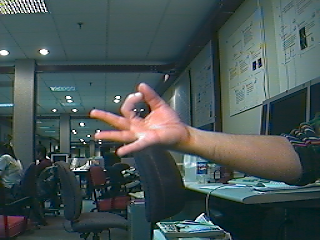
#> input picture data/frame20.bmp, 320 x 240 px
$ jupyter execute 10-skin_detection.ipynb
#> lines starting #> are read from the running program, lines starting #| are printed output that depends on the picture; after the words box and inside, x2 and y2 are one past the last pixel; in counts of white or black regions, pixels touching at a corner belong together
# Skin Detection in Digital Images

## Overview

Skin detection is an essential sub-task in various computer vision applications such as face recognition, hand gesture recognition, and human-computer interaction. The primary aim is to identify skin-colored pixels and regions in an image or video stream. Effective skin detection can significantly enhance the performance of these applications by reducing the search space and eliminating non-skin regions.

However, skin detection is challenging due to various factors such as:

- **Variability in skin tones:** People have different skin tones based on ethnic backgrounds.
- **Lighting conditions:** Different illumination conditions can alter the perceived skin color.
- **Camera Variability:** Different cameras and settings can affect the color consistency.
- **Noise:** Image artifacts, sensor noise, or other elements can disrupt skin detection.

## Techniques

In this notebook, we'll explore some standard techniques for skin detection, which are:

1. **Color-based Skin Detection:** This is the simplest form of skin detection and is based on a range of skin color values. However, this method is not very robust to changes in lighting conditions.

2. **Probabilistic Models:** These models are based on the statistical distribution of skin and non-skin colors in the image. They are generally more robust than simple color-based models.

3. **Normalized Color Spaces:** Using normalized color spaces like $ \text{r} = \frac{R}{R+G+B} $ and $ \text{g} = \frac{G}{R+G+B} $ to create a more lighting-invariant representation.

4. **Histogram-based Methods:** These involve creating histograms of skin and non-skin colors and then using these histograms to classify each pixel.

[cell 1]
import cv2
import numpy as np
import matplotlib.pyplot as plt

## Color-based Skin Detection

In color-based skin detection, pixels that fall within a certain range of color intensity values are detected as skin pixels.

[cell 2]
# Read the image
image = cv2.imread('data/frame20.bmp')
#> image is the input picture: shape (240, 320, 3); mean B, G, R 83.6, 84, 70

# Convert BGR image to RGB
image_rgb = cv2.cvtColor(image, cv2.COLOR_BGR2RGB)

# Define RGB range for skin color
lower_skin = np.array([90, 40, 85], dtype=np.uint8)
upper_skin = np.array([210, 180, 210], dtype=np.uint8)

# Create a mask using inRange function
mask = cv2.inRange(image_rgb, lower_skin, upper_skin)
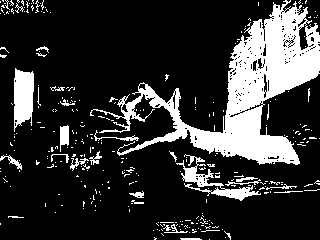
#> mask: shape (240, 320); 19.8% white; 314 white regions (286 under 20 px), largest, box (x1, y1, x2, y2) and area: (90, 0, 320, 165) 11041, (14, 68, 34, 132) 981, (176, 154, 261, 201) 903

# Bitwise-AND mask and image
res_rgb = cv2.bitwise_and(image_rgb, image_rgb, mask=mask)
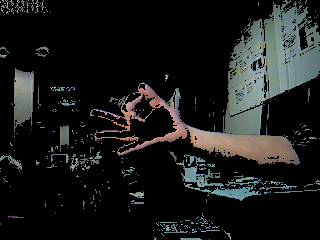
#> res_rgb: shape (240, 320, 3); mean R, G, B 25.1, 26.6, 25.5

# Display images
plt.figure(figsize=(15, 5))

plt.subplot(1, 3, 1)
plt.title("Original Image")
plt.imshow(image_rgb)
plt.axis("off")

plt.subplot(1, 3, 2)
plt.title("Mask")
plt.imshow(mask, cmap='gray')
plt.axis("off")

plt.subplot(1, 3, 3)
plt.title("Skin Detected")
plt.imshow(res_rgb)
plt.axis("off")

plt.show()

## Probabilistic Models for Skin Detection

In probabilistic models for skin detection we build a model of the distribution of values for skin pixels. Then, we use this model to classify each pixel as skin or non-skin. We assume the skin pixels are distributed according to a Gaussian distribution.

[cell 3]
def gaussian_probability(mean, std, values):
    """
    Calculate Gaussian probability based on given mean and standard deviation for each value.

    Parameters:
        mean (float): The mean of the distribution.
        std (float): The standard deviation of the distribution.
        values (numpy.ndarray): The array of values for which to calculate the Gaussian probabilities.

    Returns:
        numpy.ndarray: The array of Gaussian probabilities for the input values.
    """
    return np.exp(-((values - mean)**2) / (2 * std ** 2)) / (std * np.sqrt(2 * np.pi))

[cell 4]
# Read the image
frame2 = cv2.imread('data/frame2.bmp')
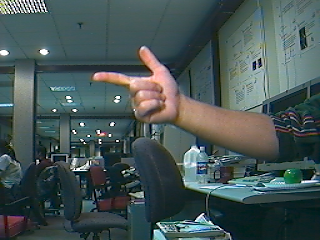
#> input picture data/frame2.bmp, 320 x 240 px
#> frame2 is the input picture: shape (240, 320, 3); mean B, G, R 85.2, 85.6, 70.1

# Display the image
plt.figure(figsize=(5, 5))
plt.imshow(cv2.cvtColor(frame2, cv2.COLOR_BGR2RGB))
plt.title('Original image')
plt.show()

[cell 5]
# Get the training sample
sample = frame2[79:120, 136:172].astype(np.float64)
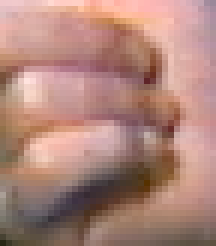
#> sample: shape (41, 36, 3) float64 (shown 6 times larger); mean B, G, R 122.7, 133.2, 174.6

# Display the training sample
plt.figure(figsize=(3, 3))
plt.imshow(cv2.cvtColor(sample.astype(np.uint8), cv2.COLOR_BGR2RGB))
plt.title('Training sample')
plt.show()

[cell 6]
def display_images(original, detection, binary):
    plt.figure(figsize=(15, 5))

    plt.subplot(1, 3, 1)
    plt.title("Original Image")
    plt.imshow(original.astype(np.uint8))
    plt.axis("off")

    plt.subplot(1, 3, 2)
    plt.title("Skin Detection")
    plt.imshow(detection, cmap='gray')
    plt.axis("off")

    plt.subplot(1, 3, 3)
    plt.title("Detected Skin Pixels")
    plt.imshow(binary, cmap='gray')
    plt.axis("off")

    plt.show()

[cell 7]
# Extract the colors
sample_red = sample[:,:,2].ravel() # ravel() flattens the array. Similar to reshape(-1) and flatten().
#> sample_red = 1476 values, max 255 at index 8, min 40 at index 1440, mean 174.6
sample_green = sample[:,:,1].ravel()
#> sample_green = 1476 values, max 227 at index 472, min 36 at index 492, mean 133.2
sample_blue = sample[:,:,0].ravel()
#> sample_blue = 1476 values, max 222 at index 472, min 0 at index 1104, mean 122.7

# Compute mean and std
red_mean = np.mean(sample_red)
#> red_mean = 174.6
green_mean = np.mean(sample_green)
#> green_mean = 133.2
blue_mean = np.mean(sample_blue)
#> blue_mean = 122.7
red_std = np.std(sample_red)
#> red_std = 47.04
green_std = np.std(sample_green)
#> green_std = 37.51
blue_std = np.std(sample_blue)
#> blue_std = 39.51

# Read another image to apply the model
frame20 = cv2.imread('data/frame20.bmp')
frame20 = cv2.cvtColor(frame20, cv2.COLOR_BGR2RGB).astype(np.float64)
rows, cols, bands = frame20.shape
#> rows = 240; cols = 320; bands = 3

skin_detection = np.zeros((rows, cols))

for row in range(rows):
    for col in range(cols):
        red = frame20[row, col, 0]
        green = frame20[row, col, 1]
        blue = frame20[row, col, 2]

        red_pr = gaussian_probability(red_mean, red_std, red)
        green_pr = gaussian_probability(green_mean, green_std, green)
        blue_pr = gaussian_probability(blue_mean, blue_std, blue)

        prob = red_pr * green_pr * blue_pr
        skin_detection[row, col] = prob     # P(RGB|skin)
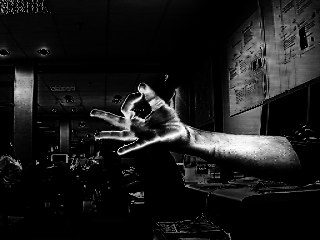
#> skin_detection: shape (240, 320) float64; min 1.37e-14, max 9.08e-07, mean 9.32e-08; drawn with min black and max white

# Display images
display_images(frame20, skin_detection, skin_detection > .0000001)
#> in display_images, `plt.show()`:
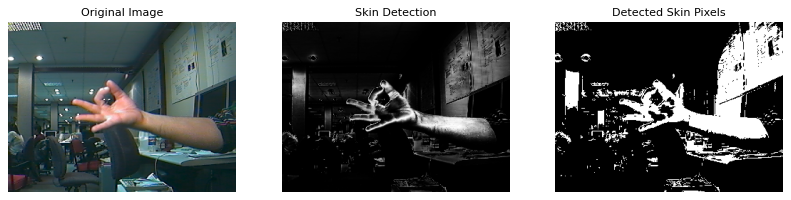
#> figure drawn by matplotlib, 3 panels

## Normalized Color Spaces

[cell 8]
# Read the image
frame2 = cv2.imread('data/frame2.bmp').astype(np.float64)

# Get the training skin sample
sample = frame2[79:120, 136:172]

# Extract the colors
sample_red = sample[:,:,2].ravel()
sample_green = sample[:,:,1].ravel()
sample_blue = sample[:,:,0].ravel()

# Normalize red and green
sample_total = sample_red + sample_green + sample_blue
#> sample_total = 1476 values, max 704 at index 472, min 101 at index 1440, mean 430.5
sample_red2 = np.divide(sample_red, sample_total, where=sample_total != 0)
#> sample_red2 = 1476 values, max 0.637 at index 1104, min 0.332 at index 1302, mean 0.408
sample_green2 = np.divide(sample_green, sample_total, where=sample_total != 0)
#> sample_green2 = 1476 values, max 0.396 at index 1440, min 0.212 at index 492, mean 0.31

# Compute mean and std in normalized rg space
r_mean = np.mean(sample_red2)
#> r_mean = 0.408
g_mean = np.mean(sample_green2)
#> g_mean = 0.31
r_std = np.std(sample_red2)
#> r_std = 0.0304
g_std = np.std(sample_green2)
#> g_std = 0.0134

# Read another image to apply the model
frame20 = cv2.imread('data/frame20.bmp')
frame20 = cv2.cvtColor(frame20, cv2.COLOR_BGR2RGB).astype(np.float64)
rows, cols, bands = frame20.shape

skin_detection2 = np.zeros((rows, cols))

for row in range(rows):
    for col in range(cols):
        red = frame20[row, col, 0]
        green = frame20[row, col, 1]
        blue = frame20[row, col, 2]

        total = red + green + blue
        if total > 0:
            r = red / total
            g = green / total
        else:
            r = 0
            g = 0

        r_prob = gaussian_probability(r_mean, r_std, r)
        g_prob = gaussian_probability(g_mean, g_std, g)

        prob = r_prob * g_prob
        skin_detection2[row, col] = prob
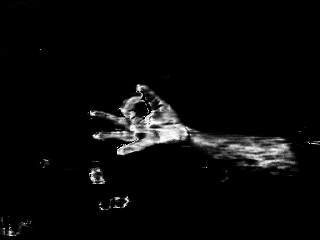
#> skin_detection2: shape (240, 320) float64; min 0, max 390.7, mean 14.9; drawn with min black and max white

# Display images
display_images(frame20, skin_detection2, skin_detection2 > 10)
#> (reads data/positive_histogram.npy from the repository)

## Histogram-based Methods

#### Using only positive histogram

[cell 9]
def detect_skin2(image, positive_histogram):
    """
    Detect skin in the given image based on a precomputed positive_histogram.

    Parameters:
        image (numpy.ndarray): The input image array with shape (vertical_size, horizontal_size, 3).
        positive_histogram (numpy.ndarray): The precomputed positive histogram for skin detection.

    Returns:
        numpy.ndarray: The result of skin detection, an array with shape (vertical_size, horizontal_size).
    """

    vertical_size, horizontal_size, _ = image.shape
#> vertical_size = 240; horizontal_size = 320
    histogram_bins = positive_histogram.shape[0]
    factor = 256 / histogram_bins

    result = np.zeros((vertical_size, horizontal_size))

    for vertical in range(vertical_size):
        for horizontal in range(horizontal_size):
            red = image[vertical, horizontal, 0]
            green = image[vertical, horizontal, 1]
            blue = image[vertical, horizontal, 2]

            r_index = int(np.floor(red / factor))
            g_index = int(np.floor(green / factor))
            b_index = int(np.floor(blue / factor))

            skin_value = positive_histogram[r_index, g_index, b_index]
            result[vertical, horizontal] = skin_value
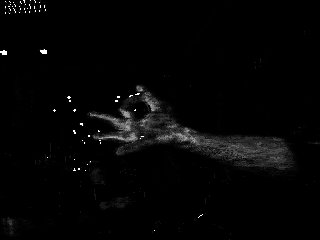
#> result: shape (240, 320) float64; min 0, max 0.00266, mean 5.45e-05; drawn with min black and max white

    return result

[cell 10]
# Load positive skin histogram
positive_histogram = np.load('data/positive_histogram.npy')

# Read the image
frame20 = cv2.imread('data/frame20.bmp')
frame20 = cv2.cvtColor(frame20, cv2.COLOR_BGR2RGB).astype(np.float64)

# Detect skin
result = detect_skin2(frame20, positive_histogram)

# Display images
display_images(frame20, result, result > 0.0001)
#> (reads data/negative_histogram.npy from the repository)

#### Using both positive and negative histograms

[cell 11]
def detect_skin(image, positive_histogram, negative_histogram):
    """
    Detects skin in an image using positive and negative histograms.

    Parameters:
        image (numpy.ndarray): The input image array with shape (height, width, 3).
        positive_histogram (numpy.ndarray): The positive histogram.
        negative_histogram (numpy.ndarray): The negative histogram.

    Returns:
        numpy.ndarray: The output array with skin detection probabilities, shape (height, width).
    """

    vertical_size, horizontal_size, _ = image.shape
#> vertical_size = 240; horizontal_size = 320
    histogram_bins = positive_histogram.shape[0]
    factor = 256 / histogram_bins

    result = np.zeros((vertical_size, horizontal_size))

    for vertical in range(vertical_size):
        for horizontal in range(horizontal_size):
            red = float(image[vertical, horizontal, 0])
            green = float(image[vertical, horizontal, 1])
            blue = float(image[vertical, horizontal, 2])

            red_index = int(np.floor(red / factor))
            green_index = int(np.floor(green / factor))
            blue_index = int(np.floor(blue / factor))

            skin_value = positive_histogram[red_index, green_index, blue_index]     # P(RGB | skin)
            non_skin_value = negative_histogram[red_index, green_index, blue_index] # P(RGB | non-skin)
            total = skin_value + non_skin_value

            if total != 0:
                # Bayes rule: P(skin | RGB) = P(RGB | skin) / (P(RGB | skin) + P(RGB | non-skin))
                # P(skin) = P(non-skin) = 0.5 are assumed to be equal and thus ignored.
                result[vertical, horizontal] = skin_value / total
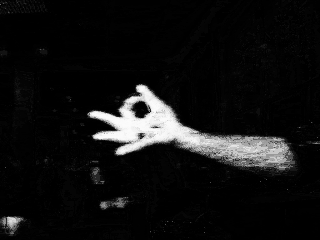
#> result: shape (240, 320) float64; min 0, max 0.99, mean 0.0726

    return result

[cell 12]
# Read histograms
negative_histogram = np.load('data/negative_histogram.npy')
positive_histogram = np.load('data/positive_histogram.npy')

# Read the image
frame20 = cv2.imread('data/frame20.bmp')
frame20 = cv2.cvtColor(frame20, cv2.COLOR_BGR2RGB).astype(np.float64)

# Detect skin
result = detect_skin(frame20, positive_histogram, negative_histogram)

# Display images
display_images(frame20, result, result > 0.2)
#> in display_images (call 4), `plt.show()`:
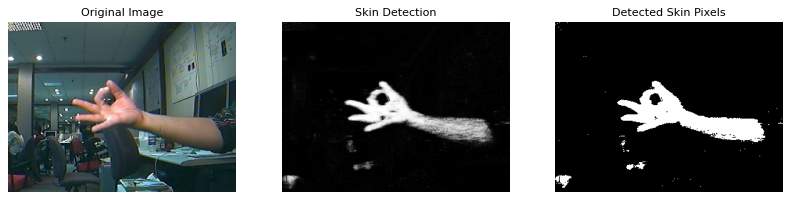
#> figure drawn by matplotlib, 3 panels
